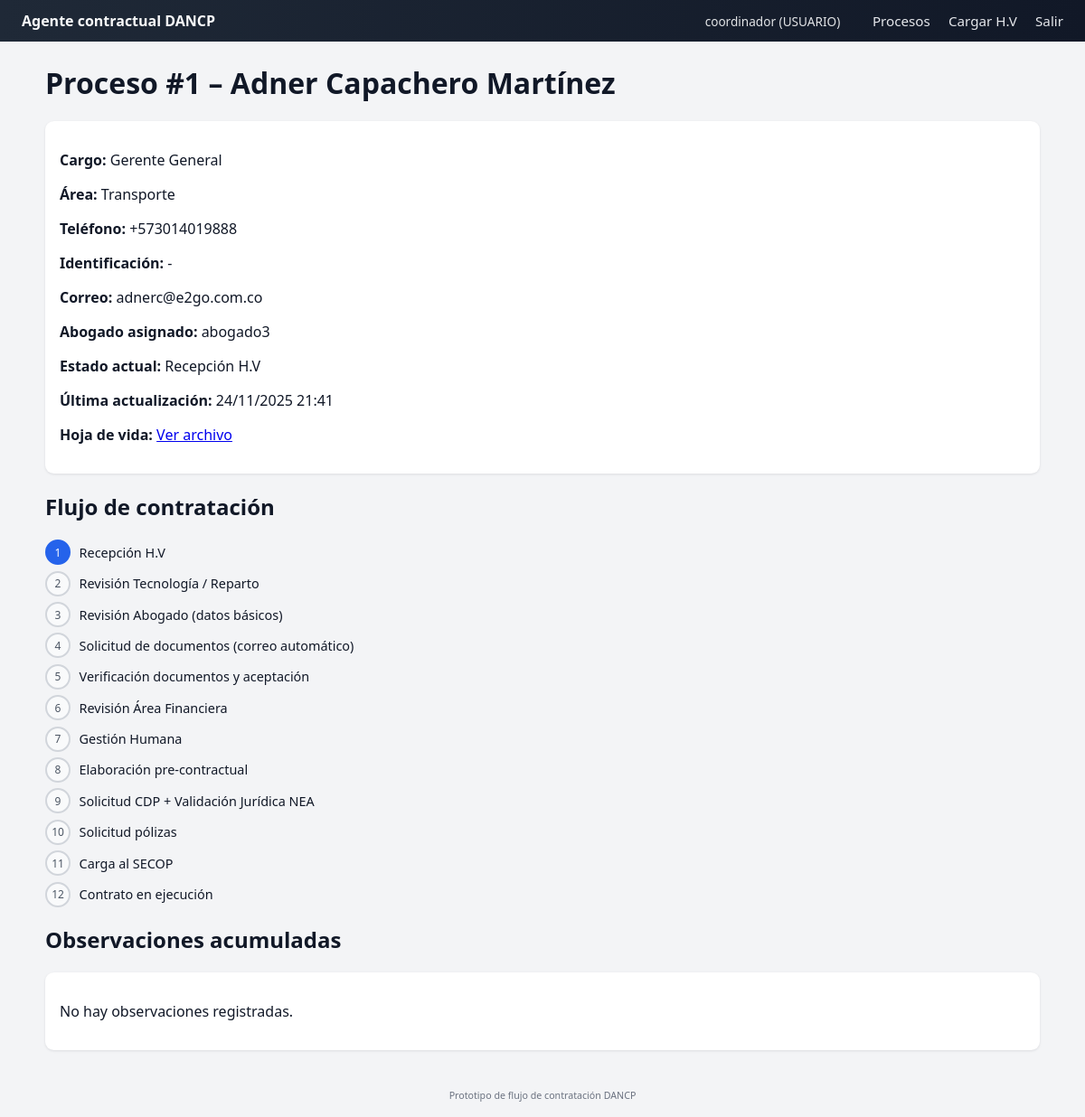
/proceso/1 (signed in), run on the app's committed database.
### app.py (models this page shows, shortened)
class User(db.Model, UserMixin):
    __tablename__ = "usuarios"
    id = db.Column(db.Integer, primary_key=True)
    username = db.Column(db.String(80), unique=True, nullable=False)
    password_hash = db.Column(db.String(255), nullable=False)
    rol = db.Column(db.String(20), nullable=False)  # "USUARIO" o "ABOGADO"
    procesos_abogado = db.relationship(
        "ProcesoContratacion",
        back_populates="abogado",
        lazy="dynamic",
    )

class ProcesoContratacion(db.Model):
    __tablename__ = "procesos_contratacion"
    id = db.Column(db.Integer, primary_key=True)
    nombre_candidato = db.Column(db.String(120), nullable=False)
    telefono = db.Column(db.String(50))
    identificacion = db.Column(db.String(50))
    correo = db.Column(db.String(120))
    cargo = db.Column(db.String(120), nullable=False)
    area = db.Column(db.String(120))
    cv_filename = db.Column(db.String(255))  # archivo almacenado
    estado_index = db.Column(db.Integer, default=0)
    observaciones = db.Column(db.Text)
    abogado_id = db.Column(db.Integer, db.ForeignKey("usuarios.id"))
    abogado = db.relationship("User", back_populates="procesos_abogado")
    fecha_creacion = db.Column(db.DateTime, default=datetime.utcnow)
    fecha_actualizacion = db.Column(
        db.DateTime, default=datetime.utcnow, onupdate=datetime.utcnow
    )
    def estado_actual(self) -> str:
        try:
            return ESTADOS_PROCESO[self.estado_index]
        except IndexError:
            return "Desconocido"

### app.py (the view)
@app.route("/proceso/<int:proceso_id>")
@login_required
def detalle_proceso(proceso_id):
    proceso = ProcesoContratacion.query.get_or_404(proceso_id)
    if current_user.rol == "ABOGADO" and proceso.abogado_id != current_user.id:
        flash("No puedes ver procesos asignados a otro abogado.", "error")
        return redirect(url_for("index"))
    return render_template(
        "detalle_proceso.html",
        proceso=proceso,
        ESTADOS=ESTADOS_PROCESO,
    )

### app.py (called while the page is built)
@login_manager.user_loader
def load_user(user_id):
    return User.query.get(int(user_id))

### templates/detalle_proceso.html (shortened to what this page needs)
{% extends "base.html" %}
{% block content %}
<h1>Proceso #{{ proceso.id }} – {{ proceso.nombre_candidato }}</h1>
<div class="card">
    <p><strong>Cargo:</strong> {{ proceso.cargo }}</p>
    <p><strong>Área:</strong> {{ proceso.area or "-" }}</p>
    <p><strong>Teléfono:</strong> {{ proceso.telefono or "-" }}</p>
    <p><strong>Identificación:</strong> {{ proceso.identificacion or "-" }}</p>
    <p><strong>Correo:</strong> {{ proceso.correo or "-" }}</p>
    <p><strong>Abogado asignado:</strong> {{ proceso.abogado.username if proceso.abogado else "-" }}</p>
    <p><strong>Estado actual:</strong> {{ proceso.estado_actual() }}</p>
    <p><strong>Última actualización:</strong>
        {{ proceso.fecha_actualizacion.strftime("%d/%m/%Y %H:%M") if proceso.fecha_actualizacion else "-" }}
    </p>
    {% if proceso.cv_filename %}
        <p><strong>Hoja de vida:</strong>
           <a href="{{ url_for('static', filename='uploads/' ~ proceso.cv_filename) }}" target="_blank">
               Ver archivo
           </a>
        </p>
    {% endif %}
</div>
<h2>Flujo de contratación</h2>
<ul class="timeline">
    {% for estado in ESTADOS %}
        {% set idx = loop.index0 %}
        <li class="{% if idx < proceso.estado_index %}done{% elif idx == proceso.estado_index %}current{% endif %}">
            <span class="step-index">{{ loop.index }}</span>
            <span class="step-name">{{ estado }}</span>
        </li>
    {% endfor %}
</ul>
<h2>Observaciones acumuladas</h2>
<div class="card">
    {% if proceso.observaciones %}
        <pre class="observaciones">{{ proceso.observaciones }}</pre>
    {% else %}
        <p>No hay observaciones registradas.</p>
    {% endif %}
</div>
{% endblock %}

### templates/base.html (shortened to what this page needs)
<!DOCTYPE html>
<html lang="es">
<head>
    <link rel="stylesheet" href="{{ url_for('static', filename='css/styles.css') }}">
</head>
<body>
<nav class="navbar">
    <div class="navbar-brand">Agente contractual DANCP</div>
    <div class="navbar-links">
        {% if current_user.is_authenticated %}
            <span class="navbar-user">
                {{ current_user.username }} ({{ current_user.rol }})
            </span>
            <a href="{{ url_for('index') }}">Procesos</a>
            {% if current_user.rol == 'USUARIO' %}
                <a href="{{ url_for('cargar_cv') }}">Cargar H.V</a>
            {% endif %}
            <a href="{{ url_for('logout') }}">Salir</a>
        {% else %}
            <a href="{{ url_for('login') }}">Iniciar sesión</a>
        {% endif %}
    </div>
</nav>
<main class="container">
    {% block content %}{% endblock %}
</main>
<footer class="footer">
    <small>Prototipo de flujo de contratación DANCP</small>
</footer>
</body>
</html>

### static/css/styles.css (style rules this page uses)
body { font-family: system-ui, -apple-system, BlinkMacSystemFont, "Segoe UI", sans-serif; margin: 0; background: #f3f4f6; color: #111827; }
.navbar { display: flex; justify-content: space-between; padding: 0.75rem 1.5rem; background: linear-gradient(90deg, #1f2937, #111827); color: #f9fafb; }
.navbar a { color: #e5e7eb; margin-left: 1rem; text-decoration: none; font-size: 0.95rem; }
.navbar-brand { font-weight: 600; }
.navbar-user { margin-right: 1rem; font-size: 0.85rem; opacity: 0.9; }
.container { max-width: 1100px; margin: 1.5rem auto; padding: 0 1rem; }
.footer { text-align: center; padding: 1rem; font-size: 0.8rem; color: #6b7280; }
.form-card, .card { background: #ffffff; padding: 1rem; border-radius: 0.6rem; box-shadow: 0 1px 3px rgb(15 23 42 / 0.1); margin-top: 1rem; }
.timeline { list-style: none; padding-left: 0; margin: 1rem 0; }
.timeline li { display: flex; align-items: center; margin-bottom: 0.4rem; }
.step-index { width: 1.5rem; height: 1.5rem; border-radius: 999px; display: flex; align-items: center; justify-content: center; font-size: 0.75rem; margin-right: 0.6rem; border: 2px solid #d1d5db; background: #f9fafb; color: #4b5563; }
.timeline li.current .step-index { background: #2563eb; border-color: #2563eb; color: white; }
.step-name { font-size: 0.9rem; }

### data on the page
User: username "coordinador", rol "USUARIO"
ProcesoContratacion: id "1", nombre_candidato "Adner Capachero Martínez", cargo "Gerente General", area "Transporte", telefono "+573014019888", identificacion "-", correo "adnerc@e2go.com.co", estado_actual "Recepción H.V", fecha_actualizacion "24/11/2025 21:41"
User: abogado "abogado3"

### other printed values
{{ estado }} "Recepción H.V" "Revisión Tecnología / Reparto" "Revisión Abogado (datos básicos)" "Solicitud de documentos (correo automático)" "Verificación documentos y aceptación" "Revisión Área Financiera" "Gestión Humana" "Elaboración pre-contractual" "Solicitud CDP + Validación Jurídica NEA" "Solicitud pólizas" "Carga al SECOP" "Contrato en ejecución"
